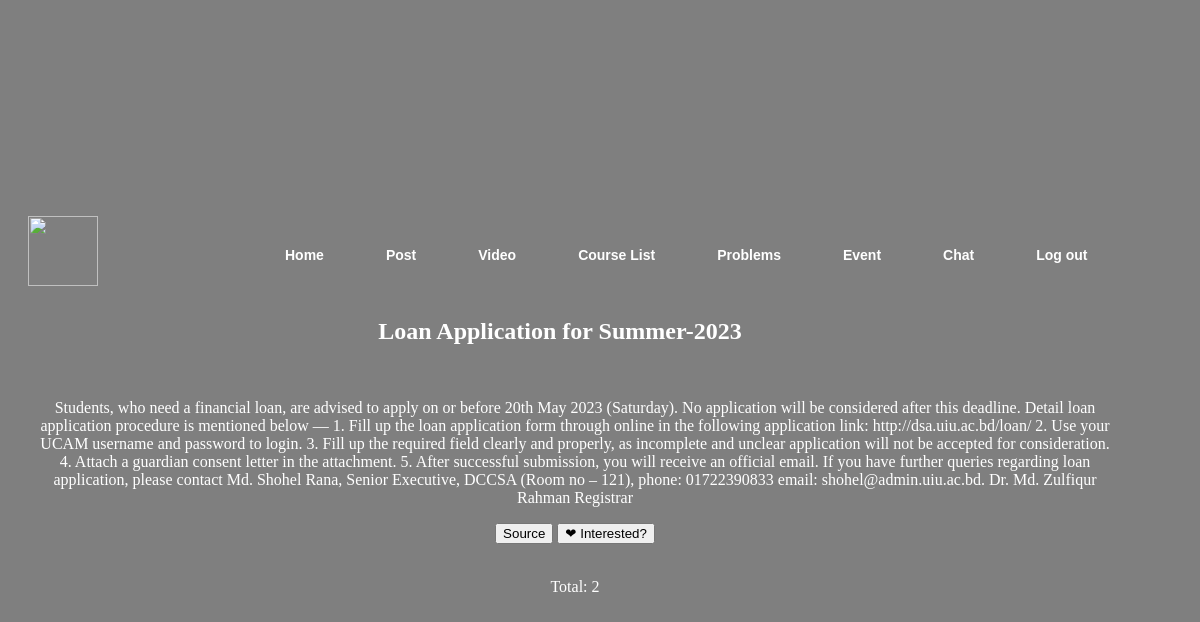
The app's page /event.php?id=4 with its own data.
### tables this page shows
CREATE TABLE `events` (
  `id` int(255) NOT NULL,
  `tittle` varchar(300) NOT NULL,
  `details` varchar(5000) NOT NULL,
  `link` varchar(5000) NOT NULL
);

### event.php (the view, shortened to what this page needs)
<?php
include("db.php");
$sid = $_SESSION['s_id'];
$pid = isset($_GET['id']) ? $_GET['id'] : null;
?>
<!DOCTYPE html>
<html lang="en">
<head>
</head>
<body>
    <div class="main">
        <div class="navbar-new">
            <div class="icon">
                <div class="uiu_logo">
                    <img src="..//Little_Library/image/uiu logo.png" height="70px" width="70px">
                </div>
            </div>
            <div class="menu">
                <ul>
                    <li><a href="Home.php">Home</a></li>
                    <li><a href="posts.php">Post</a></li>
                    <li><a href="video1.php.">Video</a></li>
                    <li><a href="course_table.php">Course List</a></li>
                    <li><a href="stdnProfile.php">Problems</a></li>
                    <li><a href="eventform.php">Event</a></li>
                    <li><a href="chat.php">Chat</a></li>
                    <li><a href="index.php">Log out</a></li>
                </ul>
            </div>
        </div><br><br><br>
        <?php
        if ($pid !== null) {
            $s = "SELECT * FROM `events` WHERE id='$pid'";
            $result = mysqli_query($conn, $s);
            while ($row = mysqli_fetch_assoc($result)) {
                $details = $row['details'];
                $title = $row['tittle'];
                $link = $row['link'];
        ?>
        <div class="event" >
        <h2><?php echo $title; ?></h2>
            <br>
            <div class="details">
                <p><?php echo $details; ?></p>
                <a href='<?php echo $link; ?>'><button class="apply-btn">Source</button></a>
                <?php
                $sqli = "SELECT * FROM `interest` WHERE sid='$sid' AND pid='$pid'";
                $result_interest = mysqli_query($conn, $sqli);
                $num = mysqli_num_rows($result_interest);
                if ($num == 1) {
                    $data = $result_interest->fetch_assoc();
                    $interestId = $data['id'];
                    echo "<a href='removelike.php?id=$interestId&&pid=$pid'><button type='button' name='interestCount'>
                        <span style='color:red'>&#x2764;</span> Interested
                    </button></a>";
                } else {
                    echo "<a href='interest.php?id=$pid'><button type='button' name='interestCount'>
                        <span>&#x2764;</span> Interested?
                    </button></a>";
                }
                ?>
                <br><br>
                <p>
                    Total: <?php
                    $sql = "SELECT COUNT(pid) as total FROM `interest` WHERE pid = $pid";
                    $result_total_interest = mysqli_query($conn, $sql);
                    $total_interest_data = mysqli_fetch_assoc($result_total_interest);
                    echo $total_interest_data['total'];
                    ?>
                </p>
            </div>
        </div>
        <?php
            }
        }
        ?>
    </div>
</body>
</html>

### event.php (style rules this page uses)
.menu { width: 100px; float: left; height: 70px; text-decoration: none; }
ul { float: left; display: flex; justify-content: center; align-items: center; margin-left: -45px; width: max-content; text-decoration: none; padding-bottom: 90px; }
.uiu_logo { width: 200px; float: left; height: 70px; padding-top: 12px; padding-left: 20px; }
ul li { list-style: none; margin-left: 62px; margin-top: 27px; font-size: 14px; text-decoration: none; text-align: center; }
ul li a { text-decoration: none; color: #fff; font-family: Arial; font-weight: bold; transition: 0.4s ease-in-out; }
body { min-height: 100vh; background: linear-gradient(to top, rgba(0,0,0,0.5)50%,rgba(0,0,0,0.5)50%), url(../Little_Library/image/uiub.jpg); display: flex; justify-content: center; align-items: center; }
.event { text-align: center; padding-right: 80px; padding-top: 40px; color: white; }
.details { padding-left: 30px; }

### records on screen
events: tittle "Loan Application for Summer-2023", details "Students, who need a financial loan, are advised to apply on or before 20th May 2023 (Saturday). No application will be considered after this deadline. Detail loan application procedure is mentioned below — 1. Fill up the loan application form through online in the following application link: http://dsa.uiu.ac.bd/loan/ 2. Use your UCAM username and password to login. 3. Fill up the required field clearly and properly, as incomplete and unclear application will not be accepted for consideration. 4. Attach a guardian consent letter in the attachment. 5. After successful submission, you will receive an official email. If you have further queries regarding loan application, please contact Md.…", total "2"
